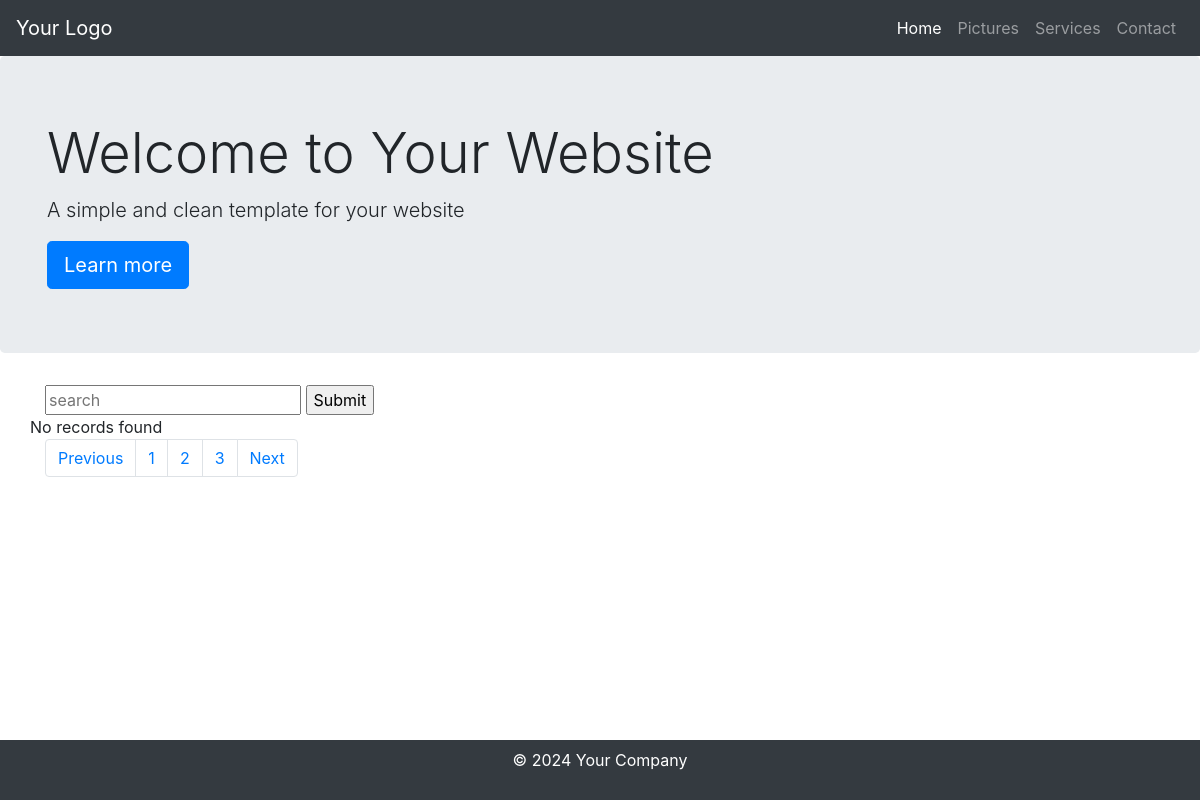
The page /uses on the database as committed earlier.
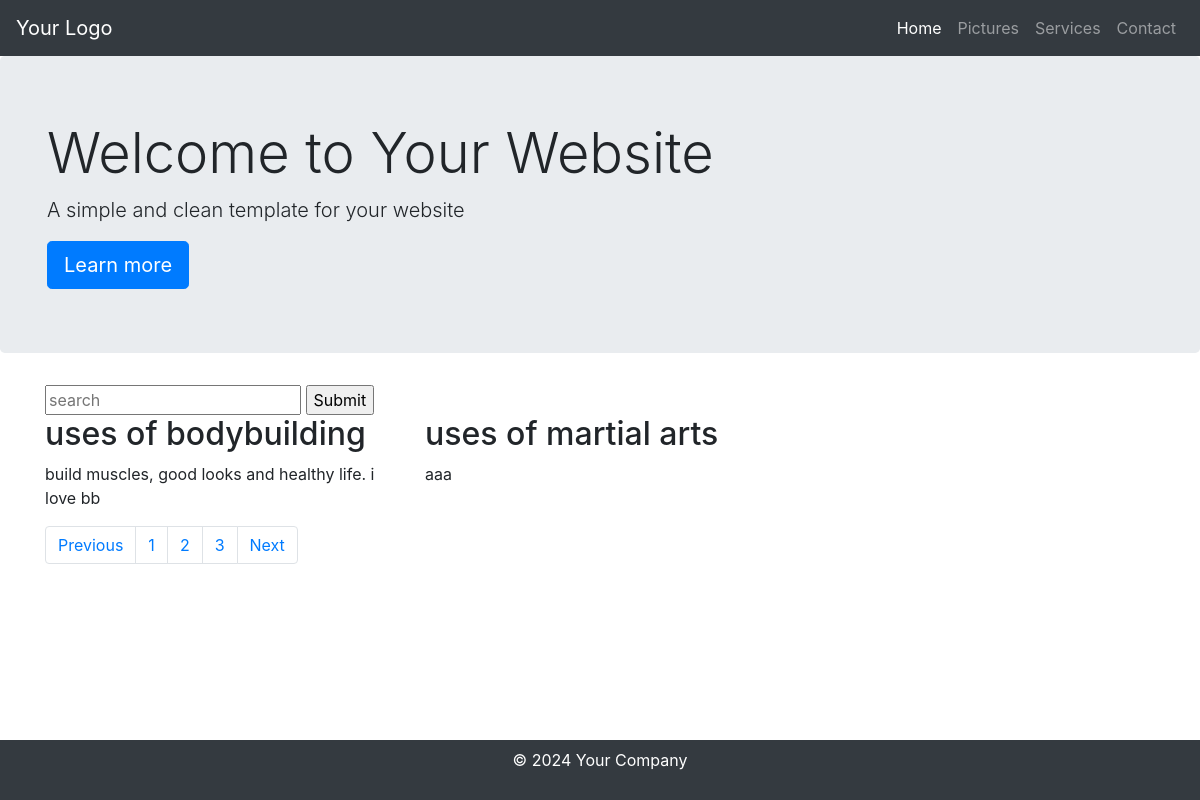
The same page on the database as committed later.
### features/models.py (models this page shows)
class Uses(models.Model):
    uses_title = models.CharField(max_length=30)
    uses_des = models.CharField(max_length=500)

### features/views.py (the view)
# urls.py: path('uses', views.uses ),
def uses(request):
    data = Uses.objects.all()
    if request.method == "GET":
        search = request.GET.get("search")
        if search != None:
            data = Uses.objects.filter(uses_title__icontains = search) or Uses.objects.filter(uses_des__icontains = search)
    pagi = Paginator(data, 2)
    page_num = request.GET.get('page')
    pagi_data = pagi.get_page(page_num)
    content = {
        'uses':pagi_data
    }
    return render(request, 'uses.html', content)

### templates/uses.html (shortened to what this page needs)
<!DOCTYPE html>
<html lang="en">
<head>
  <link href="https://stackpath.bootstrapcdn.com/bootstrap/4.5.2/css/bootstrap.min.css" rel="stylesheet">
</head>
<body>
  <nav class="navbar navbar-expand-lg navbar-dark bg-dark">
    <a class="navbar-brand" href="#">Your Logo</a>
    <div class="collapse navbar-collapse" id="navbarNav">
      <ul class="navbar-nav ml-auto">
        <li class="nav-item active">
          <a class="nav-link" href="#">Home <span class="sr-only">(current)</span></a>
        </li>
        <li class="nav-item">
          <a class="nav-link" href="pictures">Pictures</a>
        </li>
        <li class="nav-item">
          <a class="nav-link" href="#">Services</a>
        </li>
        <li class="nav-item">
          <a class="nav-link" href="#">Contact</a>
        </li>
      </ul>
    </div>
  </nav>
  <header class="jumbotron">
    <div class="container">
      <h1 class="display-4">Welcome to Your Website</h1>
      <p class="lead">A simple and clean template for your website</p>
      <a class="btn btn-primary btn-lg" href="#" role="button">Learn more</a>
    </div>
  </header>
  <section class="container">
    <form action="" method="get">
      <input type="text" placeholder="search" name="search">
      <input type="submit">
    </form>
    <div class="row">
      {% for i in uses %}
      <div class="col-md-4">
        <h2>{{i.uses_title}}</h2>
        <p>{{i.uses_des | safe }}</p>
        </div>
        {% empty %}
        No records found
      {% endfor %}
  </section>
  <section class="container">
  <nav aria-label="Page navigation example">
        <ul class="pagination">
          <li class="page-item"><a class="page-link" href="#">Previous</a></li>
          <li class="page-item"><a class="page-link" href="#">1</a></li>
          <li class="page-item"><a class="page-link" href="#">2</a></li>
          <li class="page-item"><a class="page-link" href="#">3</a></li>
          <li class="page-item"><a class="page-link" href="#">Next</a></li>
        </ul>
      </nav>
    </section>
  <footer class="footer bg-dark text-white text-center py-2">
    <div class="container">
      <p>&copy; 2024 Your Company</p>
    </div>
  </footer>
</body>
</html>

### templates/uses.html (style rules this page uses)
html { position: relative; min-height: 100%; }
body { margin-bottom: 60px; }
.footer { position: absolute; bottom: 0; width: 100%; height: 60px; background-color: #f5f5f5; }

Rows that differ between the two databases and show on the page:
added Uses: uses_title "uses of bodybuilding", uses_des "build muscles, good looks and healthy life. i love bb"
added Uses: uses_title "uses of martial arts", uses_des "aaa"
Other text that changed with them:
text no longer shown: "No records found"
